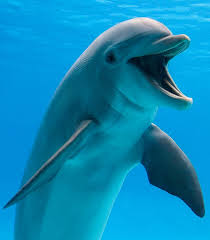
%> input picture Octave/dol.jpeg, 210 x 240 px
$ octave color.m   (GNU Octave 9; MATLAB toolbox functions it lacks are replaced by stand-ins)
%> lines starting %> are read from the running program, lines starting %| are printed output that depends on the picture
pkg load image

img_path = "dol.jpeg";
img = imread(img_path);
%> img is the input picture: size 240x210x3 uint8; mean R, G, B 10.6, 136, 180.9
img_gray = rgb2gray(img);
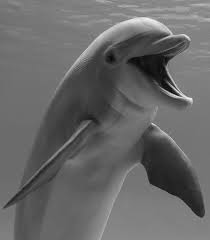
%> img_gray: size 240x210 uint8; min 6, max 242, mean 103.6
img_part = img_gray(10:50,50:100);
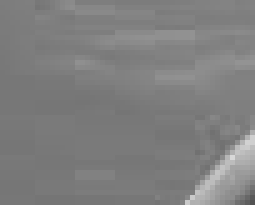
%> img_part: size 41x51 uint8 (shown 5 times larger); min 82, max 216, mean 127.2

c = normxcorr2(img_gray, img_part);
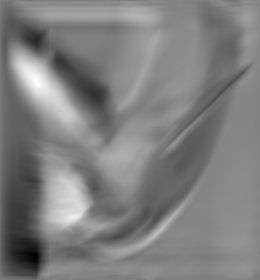
%> c: size 280x260 double; min -0.163, max 0.157, mean -0.00328; drawn with min black and max white
surf(c);
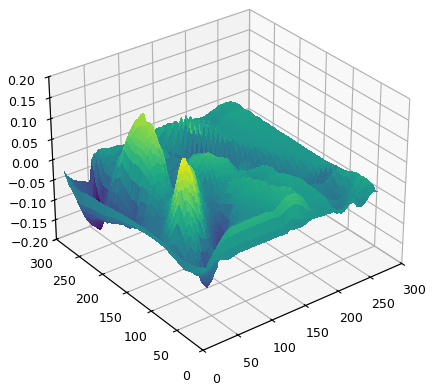
%> figure redrawn from the program's plot data
